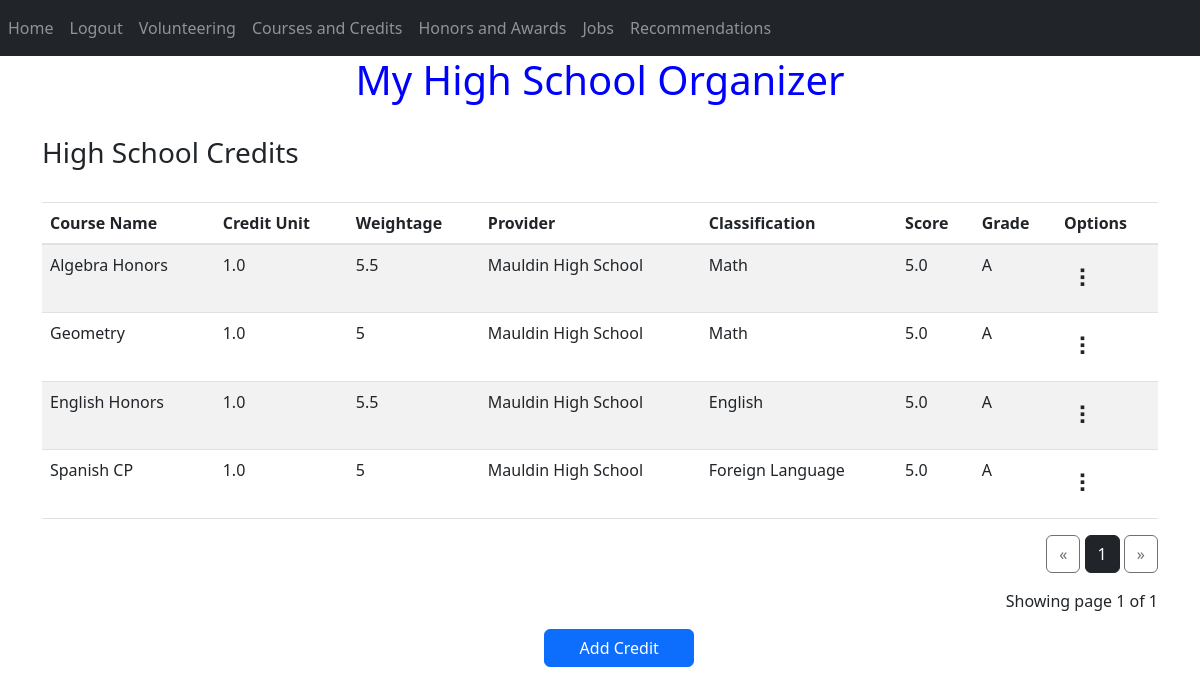
Page /show-credit (signed in) on the committed database.
### website/models.py (models this page shows)
class Credit(db.Model):
    creditid = db.Column(db.Integer, primary_key=True);
    course_name = db.Column(db.String(200))
    credit_unit= db.Column(db.Numeric)
    weightage = db.Column(db.Integer)
    provider = db.Column(db.String(200))
    classification = db.Column(db.String)
    score = db.Column(db.Numeric)
    grade = db.Column(db.String(1))
    user_id = db.Column(db.Integer, db.ForeignKey('user.id'))
    docref= db.Column(db.String(500))

### website/views.py (the view)
@views.route("/show-credit", methods=['GET', 'POST'])
@login_required
def showcredit():
    page = request.args.get('page', 1, type=int)
    print("hello")
    print(current_user.id)
    credits = Credit.query.filter_by(user_id=current_user.id).paginate(page=page,per_page=ROWS_PER_PAGE)
    return render_template("showcredit.html", user=current_user,credits=credits)

### website/__init__.py (called while the page is built)
def create_app():
    app = Flask(__name__)
    app.config['SQLALCHEMY_TRACK_MODIFICATIONS'] = 'False'
    app.config['SECRET_KEY'] = 'd'
    app.config['SQLALCHEMY_DATABASE_URI'] = f'sqlite:///{DB_NAME}'
    db.init_app(app)
    print('success 1')
    from .views import views
    from .auth import auth
    print('success 2')
    app.register_blueprint(views, url_prefix='/')
    app.register_blueprint(auth, url_prefix='/')
    from .models import User
    create_database(app)
    login_manager = LoginManager()
    login_manager.login_view = 'auth.login'
    login_manager.init_app(app)
    @login_manager.user_loader
    def load_user(id):
        return User.query.get(int(id))
    return app

### website/templates/showcredit.html (shortened to what this page needs)
{% extends "base.html" %} {% block title %}Credits{% endblock %} {% block content
    %}
<br />
    <form method="POST">
        <h3>High School Credits</h3>
        <br />
        <div class="table-responsive">
        <table id="data" class="table table-striped">
          <thead>
            <tr>
              <th>Course Name</th>
              <th>Credit Unit</th>
              <th>Weightage</th>
              <th>Provider</th>
              <th>Classification</th>
              <th>Score</th>
              <th>Grade</th>
              <th>Options</th>
            </tr>
          </thead>
          <tbody>
            {% for credit in credits.items %}
            <tr>
              <td>{{ credit.course_name }}</td>
              <td>{{ "%.1f"|format(credit.credit_unit) }}</td>
              <td>{{ credit.weightage }}</td>
              <td>{{ credit.provider }}</td>
              <td>{{ credit.classification }}</td>
              <td>{{ "%.1f"|format(credit.score) }}</td>
              <td>{{ credit.grade }}</td>
              <td text-align="center">
                <div class="dropdown">
                  <button class="btn btn secondary"><div class="test"></div></button>
                </div>
              </td>
            </tr>
            {% endfor %}
           </tbody>
        </table>
<div class="text-right">
    <a href="{{ url_for('views.showcredit', page=credits.prev_num)}}"
        class="btn btn-outline-dark
        {% if credits.page == 1 %}disabled{% endif %}">
        &laquo;
    </a>
    {% for page_num in credits.iter_pages(left_edge=1, right_edge=1, left_current=1, right_current=2) %}
{% if page_num %}
             {% if credits.page == page_num %}
            <a href="{{ url_for('views.showcredit', page=page_num) }}"text-align="right"
                class="btn btn-dark">
                {{ page_num }}
            </a>
            {% else %}
            <a href="{{ url_for('views.showcredit', page=page_num) }}"text-align="right"
                class="btn btn-outline-dark">
                {{ page_num }}
            </a>
            {% endif %}
        {% else %}
            ...
        {% endif %}
    {% endfor %}
    <a href="{{ url_for('views.showcredit', page=credits.next_num) }}" text-align="right"
        class="btn btn-outline-dark
        {% if credits.page == credits.pages %}disabled{% endif %}">
        &raquo;
    </a>
</div>
<p class="text-right mt-3">
Showing page {{ credits.page }} of {{ credits.pages }}
</p>
    </div>
</form>
<a href="{{url_for('views.addcredit')}}" class ="btn btn-primary" id="SN">Add Credit</a>
{% endblock %}

### website/templates/base.html (style rules this page uses)
body { background-image: url('https://th.bing.com/th/id/R.b179474d4fa04e9df880ef0445697ee5?rik=v7kEGZ6PWclRJQ&riu=http%3a%2f%2fgetwallpapers.com%2fwallpaper%2ffull%2f5%2fc%2f3%2f1072806-large-cream-colored-wallpaper-2560x1440.jpg&ehk=rWQhLJNfK0N7alVZ9aBW%2bv9c%2bPASYbn8wuBAyj0UOIw%3d&risl=&pid=ImgRaw&r=0'); background-repeat: no-repeat; background-attachment: fixed; background-size: 100% 100%; }
.dropdown { display: inline-block; position: relative; }
.test:after { content: '\2807'; font-size: 25px; }

### website/templates/showcredit.html (style rules this page uses)
.dropdown { display: inline-block; position: relative; }
.test:after { content: '\2807'; font-size: 25px; }
#SN { position:relative; display: inline-block; top:50%; left:45%; width:150px; }

### rows in the picture
Credit: course_name "Algebra Honors", credit_unit "1.0", weightage "5.5", provider "Mauldin High School", classification "Math", score "5.0", grade "A"
Credit: course_name "Geometry", credit_unit "1.0", weightage "5", provider "Mauldin High School", classification "Math", score "5.0", grade "A"
Credit: course_name "English Honors", credit_unit "1.0", weightage "5.5", provider "Mauldin High School", classification "English", score "5.0", grade "A"
Credit: course_name "Spanish CP", credit_unit "1.0", weightage "5", provider "Mauldin High School", classification "Foreign Language", score "5.0", grade "A"

### other values in the picture
{{ page_num }} "1"
{{ credits.page }} "1"
{{ credits.pages }} "1"
